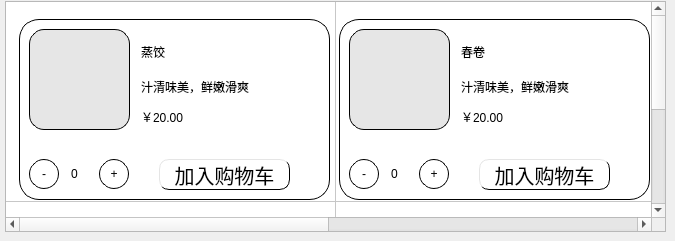
      <widget class="QWidget" name="page_13">
       <widget class="QTableWidget" name="tableWidget_6">
        <property name="geometry">
         <rect>
          <x>5</x>
          <y>1</y>
          <width>661</width>
          <height>231</height>
         </rect>
        </property>
        <attribute name="horizontalHeaderVisible">
         <bool>false</bool>
        </attribute>
        <attribute name="horizontalHeaderDefaultSectionSize">
         <number>330</number>
        </attribute>
        <attribute name="verticalHeaderVisible">
         <bool>false</bool>
        </attribute>
        <attribute name="verticalHeaderDefaultSectionSize">
         <number>200</number>
        </attribute>
        <row>
         <property name="text">
          <string>新建行</string>
         </property>
        </row>
        <row>
         <property name="text">
          <string>新建行</string>
         </property>
        </row>
        <column>
         <property name="text">
          <string>新建列</string>
         </property>
        </column>
        <column>
         <property name="text">
          <string>新建列</string>
         </property>
        </column>
       </widget>
       <widget class="QWidget" name="widget_snack1" native="true">
        <property name="geometry">
         <rect>
          <x>10</x>
          <y>10</y>
          <width>321</width>
          <height>201</height>
         </rect>
        </property>
        <widget class="QWidget" name="widget_15" native="true">
         <property name="geometry">
          <rect>
           <x>9</x>
           <y>9</y>
           <width>311</width>
           <height>181</height>
          </rect>
         </property>
         <property name="styleSheet">
          <string notr="true">QWidget{
	background-color: rgb(255, 255, 255);
	border-radius:20px;
	border:1px solid black;
}

QWidget:hover{
	border-radius:20px;
	border:1px solid blue;
}
QToolButton{

	border-radius:15px;
}
QPushButton:hover{
	background-color: rgb(0, 170, 255);
}
QToolButton:hover{
	color: rgb(0, 170, 255);
}</string>
         </property>
         <widget class="QToolButton" name="snack1_jian">
          <property name="geometry">
           <rect>
            <x>10</x>
            <y>140</y>
            <width>30</width>
            <height>30</height>
           </rect>
          </property>
          <property name="text">
           <string>-</string>
          </property>
         </widget>
         <widget class="QLineEdit" name="meicai_text_9">
          <property name="geometry">
           <rect>
            <x>120</x>
            <y>60</y>
            <width>181</width>
            <height>21</height>
           </rect>
          </property>
          <property name="styleSheet">
           <string notr="true">QLineEdit{
	border:none;
	font:20px &quot;楷体&quot;;
}</string>
          </property>
          <property name="text">
           <string>汁清味美，鲜嫩滑爽</string>
          </property>
          <property name="readOnly">
           <bool>true</bool>
          </property>
         </widget>
         <widget class="QLabel" name="meicai_tu_9">
          <property name="geometry">
           <rect>
            <x>10</x>
            <y>10</y>
            <width>101</width>
            <height>101</height>
           </rect>
          </property>
          <property name="styleSheet">
           <string notr="true">QLabel{
	background-color: ;
	background-color: rgb(230, 230, 230);
	border-radius:15px;
}
</string>
          </property>
          <property name="text">
           <string/>
          </property>
          <property name="pixmap">
           <pixmap resource="images.qrc">:/jiaozi.webp</pixmap>
          </property>
          <property name="scaledContents">
           <bool>true</bool>
          </property>
         </widget>
         <widget class="QPushButton" name="meicai_bt_9">
          <property name="geometry">
           <rect>
            <x>140</x>
            <y>140</y>
            <width>131</width>
            <height>31</height>
           </rect>
          </property>
          <property name="styleSheet">
           <string notr="true">QPushButton{
	border-radius:10px;
	font:20px;
	border-left:1px solid rgb(229,229,229);
	border-top:1px solid rgb(229,229,229);
	
}</string>
          </property>
          <property name="text">
           <string>加入购物车</string>
          </property>
         </widget>
         <widget class="QLineEdit" name="meicai_line_9">
          <property name="geometry">
           <rect>
            <x>120</x>
            <y>20</y>
            <width>161</width>
            <height>31</height>
           </rect>
          </property>
          <property name="styleSheet">
           <string notr="true">QLineEdit{
	border:none;
	font:30px &quot;楷体&quot;;
}</string>
          </property>
          <property name="text">
           <string>蒸饺</string>
          </property>
          <property name="readOnly">
           <bool>false</bool>
          </property>
         </widget>
         <widget class="QLineEdit" name="meicai_piece_9">
          <property name="geometry">
           <rect>
            <x>120</x>
            <y>90</y>
            <width>113</width>
            <height>21</height>
           </rect>
          </property>
          <property name="styleSheet">
           <string notr="true">QLineEdit{
	border:none;
	font:20px &quot;楷体&quot;;
}</string>
          </property>
          <property name="text">
           <string>￥20.00</string>
          </property>
          <property name="readOnly">
           <bool>true</bool>
          </property>
         </widget>
         <widget class="QToolButton" name="snack1_jia">
          <property name="geometry">
           <rect>
            <x>80</x>
            <y>140</y>
            <width>30</width>
            <height>30</height>
           </rect>
          </property>
          <property name="styleSheet">
           <string notr="true"/>
          </property>
          <property name="text">
           <string>+</string>
          </property>
         </widget>
         <widget class="QLineEdit" name="snack1_num">
          <property name="geometry">
           <rect>
            <x>50</x>
            <y>140</y>
            <width>21</width>
            <height>30</height>
           </rect>
          </property>
          <property name="styleSheet">
           <string notr="true">QLineEdit {

	border:none;
}</string>
          </property>
          <property name="text">
           <string>0</string>
          </property>
         </widget>
        </widget>
       </widget>
       <widget class="QWidget" name="widget_snack2" native="true">
        <property name="geometry">
         <rect>
          <x>330</x>
          <y>10</y>
          <width>321</width>
          <height>201</height>
         </rect>
        </property>
        <widget class="QWidget" name="widget_16" native="true">
         <property name="geometry">
          <rect>
           <x>9</x>
           <y>9</y>
           <width>311</width>
           <height>181</height>
          </rect>
         </property>
         <property name="styleSheet">
          <string notr="true">QWidget{
	background-color: rgb(255, 255, 255);
	border-radius:20px;
	border:1px solid black;
}

QWidget:hover{
	border-radius:20px;
	border:1px solid blue;
}
QToolButton{
	
	border-radius:15px;
}
QPushButton:hover{
	background-color: rgb(0, 170, 255);
}
QToolButton:hover{
	color: rgb(0, 170, 255);
}</string>
         </property>
         <widget class="QToolButton" name="meicai_jian_10">
          <property name="geometry">
           <rect>
            <x>10</x>
            <y>140</y>
            <width>30</width>
            <height>30</height>
           </rect>
          </property>
          <property name="text">
           <string>-</string>
          </property>
         </widget>
         <widget class="QLineEdit" name="meicai_text_10">
          <property name="geometry">
           <rect>
            <x>120</x>
            <y>60</y>
            <width>181</width>
            <height>21</height>
           </rect>
          </property>
          <property name="styleSheet">
           <string notr="true">QLineEdit{
	border:none;
	font:20px &quot;楷体&quot;;
}</string>
          </property>
          <property name="text">
           <string>汁清味美，鲜嫩滑爽</string>
          </property>
          <property name="readOnly">
           <bool>true</bool>
          </property>
         </widget>
         <widget class="QLabel" name="meicai_tu_10">
          <property name="geometry">
           <rect>
            <x>10</x>
            <y>10</y>
            <width>101</width>
            <height>101</height>
           </rect>
          </property>
          <property name="styleSheet">
           <string notr="true">QLabel{
	background-color: ;
	background-color: rgb(230, 230, 230);
	border-radius:15px;
}
</string>
          </property>
          <property name="text">
           <string/>
          </property>
          <property name="pixmap">
           <pixmap resource="images.qrc">:/chunjuan.webp</pixmap>
          </property>
          <property name="scaledContents">
           <bool>true</bool>
          </property>
         </widget>
         <widget class="QPushButton" name="meicai_bt_10">
          <property name="geometry">
           <rect>
            <x>140</x>
            <y>140</y>
            <width>131</width>
            <height>31</height>
           </rect>
          </property>
          <property name="styleSheet">
           <string notr="true">QPushButton{
	border-radius:10px;
	font:20px;
	border-left:1px solid rgb(229,229,229);
	border-top:1px solid rgb(229,229,229);
	
}</string>
          </property>
          <property name="text">
           <string>加入购物车</string>
          </property>
         </widget>
         <widget class="QLineEdit" name="meicai_line_10">
          <property name="geometry">
           <rect>
            <x>120</x>
            <y>20</y>
            <width>161</width>
            <height>31</height>
           </rect>
          </property>
          <property name="styleSheet">
           <string notr="true">QLineEdit{
	border:none;
	font:30px &quot;楷体&quot;;
}</string>
          </property>
          <property name="text">
           <string>春卷</string>
          </property>
          <property name="readOnly">
           <bool>false</bool>
          </property>
         </widget>
         <widget class="QLineEdit" name="meicai_piece_10">
          <property name="geometry">
           <rect>
            <x>120</x>
            <y>90</y>
            <width>113</width>
            <height>21</height>
           </rect>
          </property>
          <property name="styleSheet">
           <string notr="true">QLineEdit{
	border:none;
	font:20px &quot;楷体&quot;;
}</string>
          </property>
          <property name="text">
           <string>￥20.00</string>
          </property>
          <property name="readOnly">
           <bool>true</bool>
          </property>
         </widget>
         <widget class="QToolButton" name="snack2_jia">
          <property name="geometry">
           <rect>
            <x>80</x>
            <y>140</y>
            <width>30</width>
            <height>30</height>
           </rect>
          </property>
          <property name="styleSheet">
           <string notr="true"/>
          </property>
          <property name="text">
           <string>+</string>
          </property>
         </widget>
         <widget class="QLineEdit" name="snack2_num">
          <property name="geometry">
           <rect>
            <x>50</x>
            <y>140</y>
            <width>21</width>
            <height>30</height>
           </rect>
          </property>
          <property name="styleSheet">
           <string notr="true">QLineEdit {

	border:none;
}</string>
          </property>
          <property name="text">
           <string>0</string>
          </property>
         </widget>
        </widget>
       </widget>
      </widget>
